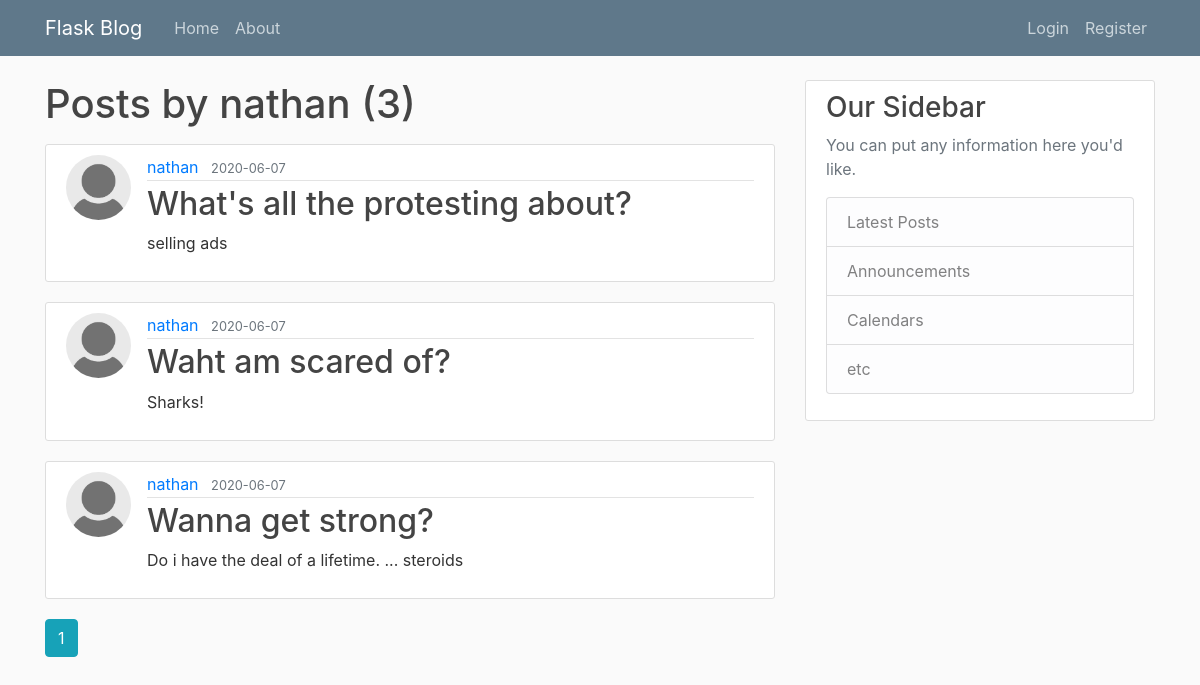
The app's page /user/nathan with its own data.
### flaskblog/models.py (models this page shows, shortened)
class User(db.Model, UserMixin):
    id = db.Column(db.Integer, primary_key=True)
    username = db.Column(db.String(20), unique=True, nullable=False)
    email = db.Column(db.String(100), unique=True, nullable=False)
    image_file = db.Column(db.String(20), nullable=False, default='default.jpg')
    password = db.Column(db.String(60), nullable=False)
    posts = db.relationship('Post', backref='author', lazy=True)

class Post(db.Model):
    id = db.Column(db.Integer, primary_key=True)
    title = db.Column(db.String(100), nullable=False)
    date_posted = db.Column(db.DateTime, nullable=False, default=datetime.utcnow)
    content = db.Column(db.Text, nullable=False)
    user_id = db.Column(db.Integer, db.ForeignKey('user.id'), nullable=False)

### flaskblog/routes.py (the view)
@app.route("/user/<string:username>")
def user_posts(username):
    page = request.args.get('page', 1, type=int)
    user = User.query.filter_by(username=username).first_or_404()
    posts = Post.query.filter_by(author=user)\
        .order_by(Post.date_posted.desc())\
        .paginate(page=page, per_page=5)
    return render_template('user_posts.html', posts=posts, user=user)

### flaskblog/templates/user_posts.html
{% extends "layout.html" %}
{% block content %}
    <h1 class="mb-3">Posts by {{ user.username }} ({{ posts.total }})</h1>
    {% for post in posts.items %}
        <article class="media content-section">
          <img class="rounded-circle article-img" src="{{ url_for('static', filename='profile_pics/' + post.author.image_file) }}">
          <div class="media-body">
            <div class="article-metadata">
              <a class="mr-2" href="{{ url_for('user_posts', username=post.author.username) }}">{{ post.author.username }}</a>
              <small class="text-muted">{{ post.date_posted.strftime('%Y-%m-%d') }}</small>
            </div>
            <h2><a class="article-title" href="{{ url_for('post', post_id=post.id) }}">{{ post.title }}</a></h2>
            <p class="article-content">{{ post.content }}</p>
          </div>
        </article>
    {% endfor %}
    {% for page_num in posts.iter_pages(left_edge=1, right_edge=1, left_current=1, right_current=2) %}
      {% if page_num %}
        {% if posts.page == page_num %}
          <a class="btn btn-info mb-4" href="{{ url_for('user_posts', username=user.username, page=page_num) }}">{{ page_num }}</a>
        {% else %}
          <a class="btn btn-outline-info mb-4" href="{{ url_for('user_posts', username=user.username, page=page_num) }}">{{ page_num }}</a>
        {% endif %}
      {% else %}
        ...
      {% endif %}
    {% endfor %}
{% endblock content %}

### flaskblog/templates/layout.html (shortened to what this page needs)
<!DOCTYPE html>
<html>
<head>
    <link rel="stylesheet" href="https://maxcdn.bootstrapcdn.com/bootstrap/4.0.0/css/bootstrap.min.css">
    <link rel="stylesheet" href="static/main.css">
    <link rel="stylesheet" type="text/css" href="{{ url_for('static', filename='main.css') }}">
</head>
<body>
    <header class="site-header">
      <nav class="navbar navbar-expand-md navbar-dark bg-steel fixed-top">
        <div class="container">
          <a class="navbar-brand mr-4" href="/">Flask Blog</a>
          <div class="collapse navbar-collapse" id="navbarToggle">
            <div class="navbar-nav mr-auto">
              <a class="nav-item nav-link" href="{{ url_for('home') }}">Home</a>
              <a class="nav-item nav-link" href="{{ url_for('about') }}">About</a>
            </div>
            <div class="navbar-nav">
              {% if current_user.is_authenticated %}
                <a class="nav-iten nav-link" href="{{ url_for('new_post') }}">New Post</a>
                <a class="nav-iten nav-link" href="{{ url_for('account') }}">Account</a>
                <a class="nav-iten nav-link" href="{{ url_for('logout') }}">Logout</a>
              {% else %}
                <a class="nav-item nav-link" href="{{ url_for('login') }}">Login</a>
                <a class="nav-item nav-link" href="{{ url_for('register') }}">Register</a>
              {% endif %}
            </div>
          </div>
        </div>
      </nav>
    </header>
    <main role="main" class="container">
      <div class="row">
        <div class="col-md-8">
          {% block content %}{% endblock %}
        </div>
        <div class="col-md-4">
          <div class="content-section">
            <h3>Our Sidebar</h3>
            <p class='text-muted'>You can put any information here you'd like.
              <ul class="list-group">
                <li class="list-group-item list-group-item-light">Latest Posts</li>
                <li class="list-group-item list-group-item-light">Announcements</li>
                <li class="list-group-item list-group-item-light">Calendars</li>
                <li class="list-group-item list-group-item-light">etc</li>
              </ul>
            </p>
          </div>
        </div>
      </div>
    </main>
</body>
</html>

### flaskblog/static/main.css (style rules this page uses)
body { background: #fafafa; color: #333333; margin-top: 5rem; }
h1, h2, h3, h4, h5, h6 { color: #444444; }
.bg-steel { background-color: #5f788a; }
.site-header .navbar-nav .nav-link { color: #cbd5db; }
.content-section { background: #ffffff; padding: 10px 20px; border: 1px solid #dddddd; border-radius: 3px; margin-bottom: 20px; }
.article-title { color: #444444; }
.article-content { white-space: pre-line; }
.article-img { height: 65px; width: 65px; margin-right: 16px; }
.article-metadata { padding-bottom: 1px; margin-bottom: 4px; border-bottom: 1px solid #e3e3e3 }

### records on screen
User: username "nathan"
Post: image_file (placeholder picture), author.username "nathan", date_posted "2020-06-07", title "What's all the protesting about?", content "selling ads"
Post: image_file (placeholder picture), author.username "nathan", date_posted "2020-06-07", title "Waht am scared of?", content "Sharks!"
Post: image_file (placeholder picture), author.username "nathan", date_posted "2020-06-07", title "Wanna get strong?", content "Do i have the deal of a lifetime. ... steroids"

### other values on screen
{{ posts.total }} "3"
{{ page_num }} "1"
